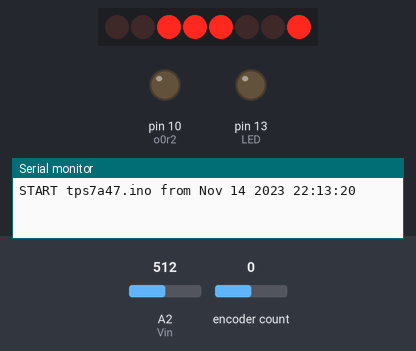
This sketch was run on a simulated Arduino Uno, built with avr-gcc and run on an emulated ATmega328P. Shown: 8 port-expander outputs drawn as a row of LEDs (first output left, lit = HIGH), output pins drawn as LEDs (lit = HIGH), the last lines printed to the serial monitor. Wiring (inferred from the names in the program): PCF8574 port expander at I2C address 0x3E. Wiring (inferred from the signals the program sends): row of LEDs: on Q0, Q1, Q2, Q3, Q4, Q5, Q6, Q7. Inputs (shaded band) come from the test bench; at power-on: encoder count 0, A2 (Vin) = 512.

Above: at 0.5 s.
At 2.44 s:
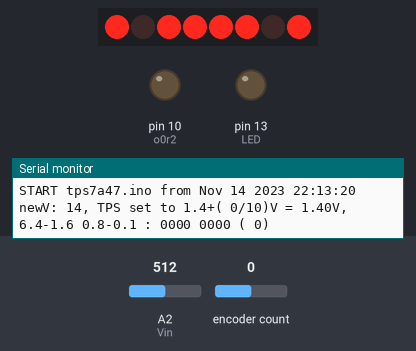
At 3.6 s:
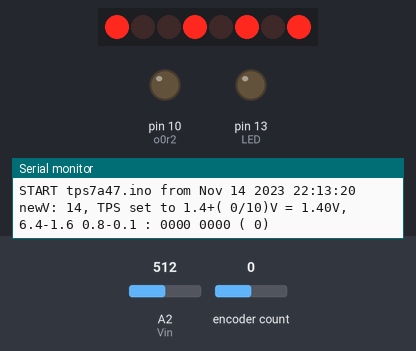
3.7 s: encoder count set to 1
5.2 s: encoder count set to 2
Timing chart, 0 to 8.2 s (numbered marks = the images above; inputs shaded):
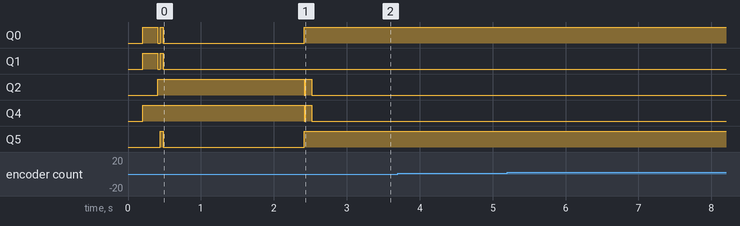

The sketch:

tps7a47.ino
```cpp
/*
tps7a47.ino
digitally controlled voltage source using TI TPS7A47 by @pado3@mstdn.jp

r1.1 2023/04/28 correct the code format
r1.0 2023/04/14 initial release, same as r0.3
r0.3 2023/04/12 formatting Serial.print()
r0.2 2023/04/11 start debug, console OK
r0.1 2023/04/09 start coding

encoder library: http://www.pjrc.com/teensy/td_libs_Encoder.html
*/
#include <Wire.h>
#include <Encoder.h>

// pin assign
// Encoder best: both pins have interrupt capability
Encoder myEnc(3, 2);  // (B, A) = (D3, D2) = (INT1, INT0)
// o6r4a/o6r4/o3r2/o1r6/o0r8/o0r4/o0r2/o0r1 of TPS7A47
//   D5 / D6 / D7 / D8 /D12 /D11 /D10 / D9
#define o6r4a 5      // 6.4V-2
#define o6r4 6       // 6.4V-1
#define o3r2 7       // 3.2V
#define o1r6 8       // 1.6V
#define o0r8 12      // 0.8V
#define o0r4 11      // 0.4V
#define o0r2 10      // 0.2V
#define o0r1 9       // 0.1V
#define LED 13       // LED @ D13 (10k)
#define Vin 16       // ADC for Vout/2, Arduino D16=A2
#define sdaPin 18    // Arduino D18=A4
#define sclPin 19    // Arduino D19=A5
#define LCDadr 0x3e  // LCD I2C address, fixed

// other definition
#define OFFSET 1.4     // output offset of TPS7A47
#define CONTRAST 0x1A  // fixed, 3.3V
#define maxV 50        // maximum output voltage, in 0.1V
#define minV 14        // minimum output voltage, in 0.1V

long preV = 14;  // previous position of rotary encoder, should global

void setup() {
  Serial.begin(115200);
  delay(200);
  Serial.println();
  Serial.println(F("START " __FILE__ " from " __DATE__ " " __TIME__));
  // LED setup
  pinMode(LED, OUTPUT);
  // initialize rotary encoder
  myEnc.write(-999);
  // LCD setup
  Wire.begin();
  // delay(500);
  lcd_cmd(0b00111000);                            // function set
  lcd_cmd(0b00111001);                            // function set
  lcd_cmd(0b00000100);                            // EntryModeSet
  lcd_cmd(0b00010100);                            // interval osc
  lcd_cmd(0b01110000 | (CONTRAST & 0xF));         // contrast Low
  lcd_cmd(0b01011100 | ((CONTRAST >> 4) & 0x3));  // contast High/icon/power
  lcd_cmd(0b01101100);                            // follower control
  delay(200);
  lcd_cmd(0b00111000);                            // function set
  lcd_cmd(0b00001100);                            // Display On
  lcd_cmd(0b00000001);                            // Clear Display
  delay(2);
  // スプラッシュ表示
  lcd_clear();
  lcd_setCursor(0, 0);
  lcd_printStr("Digital ");
  lcd_setCursor(0, 1);
  lcd_printStr("Volt.src");
  delay(2000);
}

void loop() {
  char tmp[16];
  long newV = myEnc.read();
  if (newV != preV || newV == -999) {  // -999:first time
    newV = preV + (newV - preV) / 3;   // 1click 2~4step
    // set limitter
    if (newV > maxV) newV = maxV;
    if (newV < minV) newV = minV;
    myEnc.write(newV);
    Serial.print("newV: ");
    Serial.print(newV);
    Serial.print(", ");
    preV = newV;
    // voltage output
    double vset = set_vout(newV);
    // display set voltage
    lcd_clear();
    lcd_setCursor(0, 0);
    lcd_printStr("SET ");
    dtostrf(vset, 3, 1, tmp);  // 1.4-5.0
    lcd_printStr(tmp);
    lcd_printStr("V");
  }
  // read output voltage
  double vout = read_vout();
  // display measured voltage
  lcd_setCursor(0, 1);
  lcd_printStr("OUT ");
  dtostrf(vout, 3, 1, tmp);
  lcd_printStr(tmp);
  lcd_printStr("V");
  // prevent chattering
  delay(100);
}


// voltage output
double set_vout(double newV) {
  byte tps = 0;
  if (minV <= newV && newV <= maxV) {
    tps = (byte)(newV - minV);  // 14~50 -> 0-36
  } else {
    tps = 0;
  }
  // debug
  char tmp[16];
  dtostrf(tps, 2, 0, tmp);
  Serial.print("TPS set to 1.4+(");
  Serial.print(tmp);
  Serial.print("/10)V = ");
  double vset = 1.4 + 0.1 * (double)tps;
  dtostrf(vset, 4, 1, tmp);
  Serial.print(vset);
  Serial.print("V, ");
  // set 6.4V-2
  Serial.print("6.4-1.6 0.8-0.1 : ");
  if (tps & B10000000) {
    pinMode(o6r4a, OUTPUT);
    digitalWrite(o6r4a, LOW);  // set tps port LOW
    Serial.print("1");
  } else {
    pinMode(o6r4a, INPUT);     // set tps port Hi-Z
    Serial.print("0");
  }
  // set 6.4V-1
  if (tps & B01000000) {
    pinMode(o6r4, OUTPUT);
    digitalWrite(o6r4, LOW);  // set tps port LOW
    Serial.print("1");
  } else {
    pinMode(o6r4, INPUT);     // set tps port Hi-Z
    Serial.print("0");
  }
  // set 3.2V
  if (tps & B00100000) {
    pinMode(o3r2, OUTPUT);
    digitalWrite(o3r2, LOW);  // set tps port LOW
    Serial.print("1");
  } else {
    pinMode(o3r2, INPUT);     // set tps port Hi-Z
    Serial.print("0");
  }
  // set 1.6V
  if (tps & B00010000) {
    pinMode(o1r6, OUTPUT);
    digitalWrite(o1r6, LOW);  // set tps port LOW
    Serial.print("1 ");
  } else {
    pinMode(o1r6, INPUT);     // set tps port Hi-Z
    Serial.print("0 ");
  }
  // set 0.8V
  if (tps & B00001000) {
    pinMode(o0r8, OUTPUT);
    digitalWrite(o0r8, LOW);  // set tps port LOW
    Serial.print("1");
  } else {
    pinMode(o0r8, INPUT);     // set tps port Hi-Z
    Serial.print("0");
  }
  // set 0.4V
  if (tps & B00000100) {
    pinMode(o0r4, OUTPUT);
    digitalWrite(o0r4, LOW);  // set tps port LOW
    Serial.print("1");
  } else {
    pinMode(o0r4, INPUT);     // set tps port Hi-Z
    Serial.print("0");
  }
  // set 0.2V
  if (tps & B00000010) {
    pinMode(o0r2, OUTPUT);
    digitalWrite(o0r2, LOW);  // set tps port LOW
    Serial.print("1");
  } else {
    pinMode(o0r2, INPUT);     // set tps port Hi-Z
    Serial.print("0");
  }
  // set 0.1V
  if (tps & B00000001) {
    pinMode(o0r1, OUTPUT);
    digitalWrite(o0r1, LOW);  // set tps port LOW
    Serial.print("1");
  } else {
    pinMode(o0r1, INPUT);     // set tps port Hi-Z
    Serial.print("0");
  }
  dtostrf(tps, 2, 0, tmp);
  Serial.print(" (");
  Serial.print(tmp);
  Serial.println(")");
  return vset;
}

// measure output voltage
double read_vout() {
  int value = analogRead(Vin);
  double vout = (double)value * 10.0 / 1023.0;  // Ain is divide by 2
  // debug
  /*
  Serial.print("readout voltage: ");
  Serial.print(vout);
  Serial.println("V");
  */
  return vout;
}

// LCD related functions from here
void lcd_cmd(byte x) {
  Wire.beginTransmission(LCDadr);
  Wire.write(0b00000000);  // CO = 0,RS = 0
  Wire.write(x);
  Wire.endTransmission();
}

void lcd_clear() {
  lcd_cmd(0b00000001);
}

void lcd_contdata(byte x) {
  Wire.write(0b11000000);  // CO = 1, RS = 1
  Wire.write(x);
}

void lcd_lastdata(byte x) {
  Wire.write(0b01000000);  // CO = 0, RS = 1
  Wire.write(x);
}

// display strings
void lcd_printStr(const char *s) {
  Wire.beginTransmission(LCDadr);
  while (*s) {
    if (*(s + 1)) {
      lcd_contdata(*s);
    } else {
      lcd_lastdata(*s);
    }
    s++;
  }
  Wire.endTransmission();
}

// display int number
void lcd_printInt(int num) {
  char int2str[10];
  sprintf(int2str, "%d", num);
  lcd_printStr(int2str);
}

// set cursor position
void lcd_setCursor(byte x, byte y) {
  lcd_cmd(0x80 | (y * 0x40 + x));
}
```
